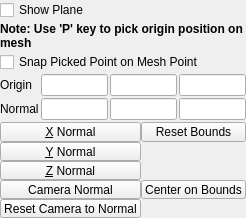
<ui version="4.0" >
 <class>pqImplicitPlaneWidget</class>
 <widget class="QWidget" name="pqImplicitPlaneWidget" >
  <property name="geometry" >
   <rect>
    <x>0</x>
    <y>0</y>
    <width>206</width>
    <height>206</height>
   </rect>
  </property>
  <property name="windowTitle" >
   <string>Form</string>
  </property>
  <layout class="QVBoxLayout" >
   <property name="spacing" >
    <number>2</number>
   </property>
   <property name="leftMargin" >
    <number>0</number>
   </property>
   <property name="topMargin" >
    <number>0</number>
   </property>
   <property name="rightMargin" >
    <number>0</number>
   </property>
   <property name="bottomMargin" >
    <number>0</number>
   </property>
   <item>
    <widget class="QCheckBox" name="show3DWidget" >
     <property name="text" >
      <string>Show Plane</string>
     </property>
    </widget>
   </item>
   <item>
    <widget class="QLabel" name="pickLabel" >
     <property name="font">
      <font>
        <bold>true</bold>
      </font>
     </property>
     <property name="wordWrap">
       <bool>true</bool>
     </property>
     <property name="text">
      <string>Note: Use 'P' key to pick origin position on mesh</string>
     </property>
    </widget>
   </item>
   <item>
    <widget class="QCheckBox" name="pickMeshPoint" >
     <property name="text" >
      <string>Snap Picked Point on Mesh Point</string>
     </property>
     <property name="toolTip">
       <string>If checked, picked points using 'P' will be snapped on mesh points</string>
     </property>
    </widget>
   </item>
   <item>
    <layout class="QGridLayout" >
     <property name="leftMargin" >
      <number>0</number>
     </property>
     <property name="topMargin" >
      <number>0</number>
     </property>
     <property name="rightMargin" >
      <number>0</number>
     </property>
     <property name="bottomMargin" >
      <number>0</number>
     </property>
     <property name="horizontalSpacing" >
      <number>2</number>
     </property>
     <property name="verticalSpacing" >
      <number>2</number>
     </property>
     <item row="1" column="0" >
      <widget class="QLabel" name="labelNormal" >
       <property name="text" >
        <string>Normal</string>
       </property>
      </widget>
     </item>
     <item row="1" column="1" >
      <widget class="pqLineEdit" name="normalX" />
     </item>
     <item row="0" column="0" >
      <widget class="QLabel" name="labelOrigin" >
       <property name="text" >
        <string>Origin</string>
       </property>
      </widget>
     </item>
     <item row="1" column="3" >
      <widget class="pqLineEdit" name="normalZ" />
     </item>
     <item row="0" column="3" >
      <widget class="pqLineEdit" name="originZ" />
     </item>
     <item row="0" column="2" >
      <widget class="pqLineEdit" name="originY" />
     </item>
     <item row="1" column="2" >
      <widget class="pqLineEdit" name="normalY" />
     </item>
     <item row="0" column="1" >
      <widget class="pqLineEdit" name="originX" />
     </item>
    </layout>
   </item>
   <item>
    <layout class="QGridLayout" >
     <property name="leftMargin" >
      <number>0</number>
     </property>
     <property name="topMargin" >
      <number>0</number>
     </property>
     <property name="rightMargin" >
      <number>0</number>
     </property>
     <property name="bottomMargin" >
      <number>0</number>
     </property>
     <property name="horizontalSpacing" >
      <number>0</number>
     </property>
     <property name="verticalSpacing" >
      <number>0</number>
     </property>
     <item row="0" column="1" >
      <widget class="QPushButton" name="resetBounds" >
       <property name="text" >
        <string>Reset Bounds</string>
       </property>
      </widget>
     </item>
     <item row="3" column="0" >
      <widget class="QPushButton" name="useCameraNormal" >
       <property name="text" >
        <string>Camera Normal</string>
       </property>
      </widget>
     </item>
     <item row="0" column="0" >
      <widget class="QPushButton" name="useXNormal" >
       <property name="text" >
        <string>&amp;X Normal</string>
       </property>
      </widget>
     </item>
     <item row="2" column="0" >
      <widget class="QPushButton" name="useZNormal" >
       <property name="text" >
        <string>&amp;Z Normal</string>
       </property>
      </widget>
     </item>
     <item row="1" column="0" >
      <widget class="QPushButton" name="useYNormal" >
       <property name="text" >
        <string>&amp;Y Normal</string>
       </property>
      </widget>
     </item>
     <item row="3" column="1" >
      <widget class="QPushButton" name="useCenterBounds" >
       <property name="text" >
        <string>Center on Bounds</string>
       </property>
      </widget>
     </item>
      <item row="4" column="0" >
        <widget class="QPushButton" name="resetCameraToNormal" >
          <property name="text" >
            <string>Reset Camera to Normal</string>
          </property>
        </widget>
      </item>
    </layout>
   </item>
  </layout>
 </widget>
 <customwidgets>
  <customwidget>
   <class>pqLineEdit</class>
   <extends>QLineEdit</extends>
   <header>pqLineEdit.h</header>
  </customwidget>
 </customwidgets>
 <tabstops>
  <tabstop>show3DWidget</tabstop>
  <tabstop>originX</tabstop>
  <tabstop>originY</tabstop>
  <tabstop>originZ</tabstop>
  <tabstop>normalX</tabstop>
  <tabstop>normalY</tabstop>
  <tabstop>normalZ</tabstop>
  <tabstop>useXNormal</tabstop>
  <tabstop>useYNormal</tabstop>
  <tabstop>useZNormal</tabstop>
  <tabstop>useCameraNormal</tabstop>
  <tabstop>resetBounds</tabstop>
  <tabstop>useCenterBounds</tabstop>
  <tabstop>resetCameraToNormal</tabstop>
 </tabstops>
 <resources/>
 <connections/>
</ui>
